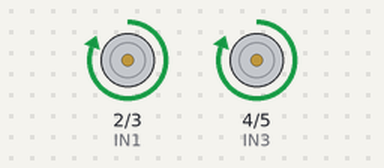
Bench run of a sketch on a simulated Arduino Uno, built with avr-gcc and run on an emulated ATmega328P. On the bench: motor-driver pin pairs drawn as motors (green arrow = first pin HIGH = forward, orange = second pin HIGH = backward, longer = more drive, scaled by the enable pin).

Above: at 8.1 s.
At 17.3 s:
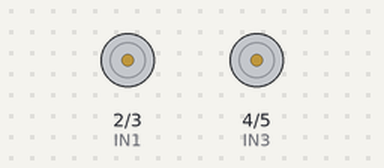
Timing chart, 0 to 23.9 s (numbered marks = the images above):
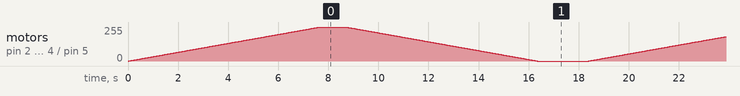

The sketch:

L2_Acelerador_Variable.ino
```cpp
/*
 * INSANI ROBOTICS - FUNDAMENTOS F8
 * Lección 2: Control de Velocidad Variable
 * ------------------------------------------------
 * Objetivo: Usar PWM para acelerar y desacelerar suavemente.
 * Pines Enable: 9 y 10.
 */

// --- DEFINICIÓN DE PINES ---
// Motor Izquierdo (Lado A)
const int ENA = 9;  // Pin PWM para velocidad
const int IN1 = 2;  // Dirección 1
const int IN2 = 3;  // Dirección 2

// Motor Derecho (Lado B)
const int ENB = 10; // Pin PWM para velocidad
const int IN3 = 4;  // Dirección 1
const int IN4 = 5;  // Dirección 2

void setup() {
  // Configuramos todos los pines como SALIDA
  pinMode(ENA, OUTPUT);
  pinMode(IN1, OUTPUT);
  pinMode(IN2, OUTPUT);
  pinMode(ENB, OUTPUT);
  pinMode(IN3, OUTPUT);
  pinMode(IN4, OUTPUT);
}

void loop() {
  // --- FASE 1: PREPARAR MOTORES (Poner la marcha) ---
  // Dirección: ADELANTE
  digitalWrite(IN1, HIGH);
  digitalWrite(IN2, LOW);
  digitalWrite(IN3, HIGH);
  digitalWrite(IN4, LOW);

  // --- FASE 2: ACELERAR (De 0 a 255) ---
  // El motor empieza parado y sube de velocidad gradualmente
  for (int velocidad = 0; velocidad < 256; velocidad++) {
    analogWrite(ENA, velocidad); // Velocidad Motor A
    analogWrite(ENB, velocidad); // Velocidad Motor B
    delay(30); // Esperamos un poquito en cada paso
  }

  // Ya estamos a máxima velocidad
  delay(1000);

  // --- FASE 3: DESACELERAR (De 255 a 0) ---
  // El motor baja de velocidad hasta detenerse
  for (int velocidad = 255; velocidad >= 0; velocidad--) {
    analogWrite(ENA, velocidad);
    analogWrite(ENB, velocidad);
    delay(30);
  }

  // Apagar motores por seguridad (Quitar la marcha)
  digitalWrite(IN1, LOW);
  digitalWrite(IN2, LOW);
  digitalWrite(IN3, LOW);
  digitalWrite(IN4, LOW);

  delay(2000); // Esperar 2 segundos antes de repetir
}
```
